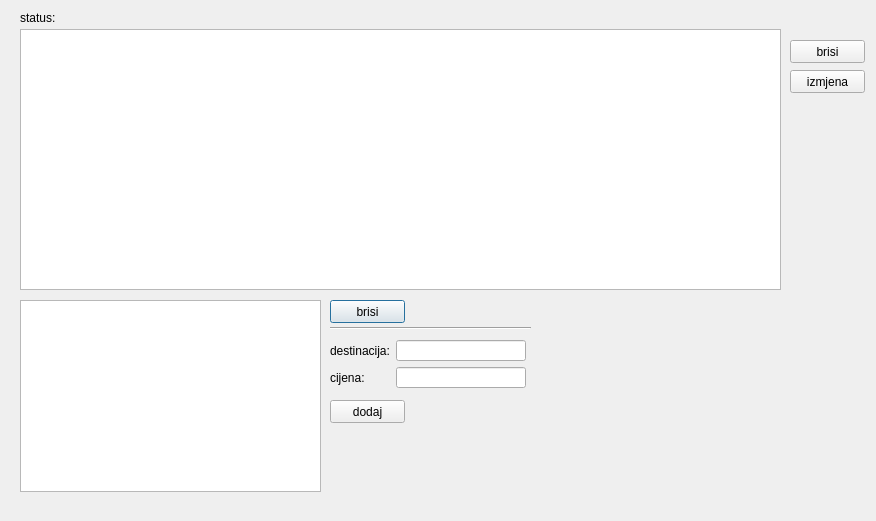
<?xml version="1.0" encoding="UTF-8"?>
<ui version="4.0">
 <class>Aero_admin</class>
 <widget class="QDialog" name="Aero_admin">
  <property name="geometry">
   <rect>
    <x>0</x>
    <y>0</y>
    <width>876</width>
    <height>521</height>
   </rect>
  </property>
  <property name="windowTitle">
   <string>Dialog</string>
  </property>
  <widget class="QTableView" name="tableView">
   <property name="geometry">
    <rect>
     <x>20</x>
     <y>29</y>
     <width>761</width>
     <height>261</height>
    </rect>
   </property>
  </widget>
  <widget class="QLabel" name="status">
   <property name="geometry">
    <rect>
     <x>20</x>
     <y>10</y>
     <width>761</width>
     <height>16</height>
    </rect>
   </property>
   <property name="text">
    <string>status:</string>
   </property>
  </widget>
  <widget class="QTableView" name="tableView_2">
   <property name="geometry">
    <rect>
     <x>20</x>
     <y>300</y>
     <width>301</width>
     <height>192</height>
    </rect>
   </property>
  </widget>
  <widget class="QPushButton" name="brisi">
   <property name="geometry">
    <rect>
     <x>330</x>
     <y>300</y>
     <width>75</width>
     <height>23</height>
    </rect>
   </property>
   <property name="text">
    <string>brisi</string>
   </property>
  </widget>
  <widget class="QPushButton" name="dodaj">
   <property name="geometry">
    <rect>
     <x>330</x>
     <y>400</y>
     <width>75</width>
     <height>23</height>
    </rect>
   </property>
   <property name="text">
    <string>dodaj</string>
   </property>
  </widget>
  <widget class="Line" name="line">
   <property name="geometry">
    <rect>
     <x>330</x>
     <y>320</y>
     <width>201</width>
     <height>16</height>
    </rect>
   </property>
   <property name="orientation">
    <enum>Qt::Horizontal</enum>
   </property>
  </widget>
  <widget class="QPushButton" name="brisi_R">
   <property name="geometry">
    <rect>
     <x>790</x>
     <y>40</y>
     <width>75</width>
     <height>23</height>
    </rect>
   </property>
   <property name="text">
    <string>brisi</string>
   </property>
  </widget>
  <widget class="QPushButton" name="izmjena_R">
   <property name="geometry">
    <rect>
     <x>790</x>
     <y>70</y>
     <width>75</width>
     <height>23</height>
    </rect>
   </property>
   <property name="text">
    <string>izmjena</string>
   </property>
  </widget>
  <widget class="QWidget" name="">
   <property name="geometry">
    <rect>
     <x>330</x>
     <y>340</y>
     <width>196</width>
     <height>48</height>
    </rect>
   </property>
   <layout class="QGridLayout" name="gridLayout">
    <item row="0" column="0">
     <widget class="QLabel" name="label">
      <property name="text">
       <string>destinacija:</string>
      </property>
     </widget>
    </item>
    <item row="0" column="1">
     <widget class="QLineEdit" name="let"/>
    </item>
    <item row="1" column="0">
     <widget class="QLabel" name="label_2">
      <property name="text">
       <string>cijena:</string>
      </property>
     </widget>
    </item>
    <item row="1" column="1">
     <widget class="QLineEdit" name="cj"/>
    </item>
   </layout>
  </widget>
 </widget>
 <resources/>
 <connections/>
</ui>
